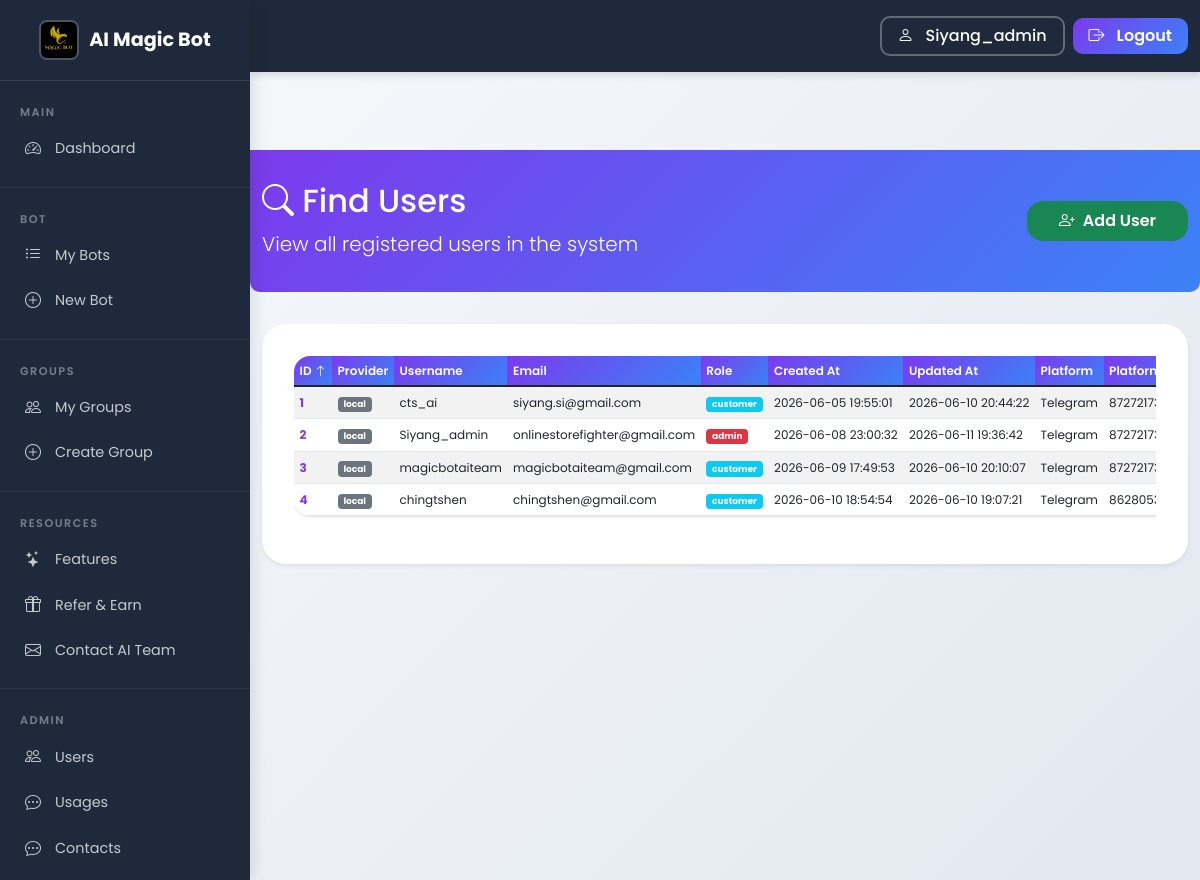
Page /users (signed in) on the earlier database version.
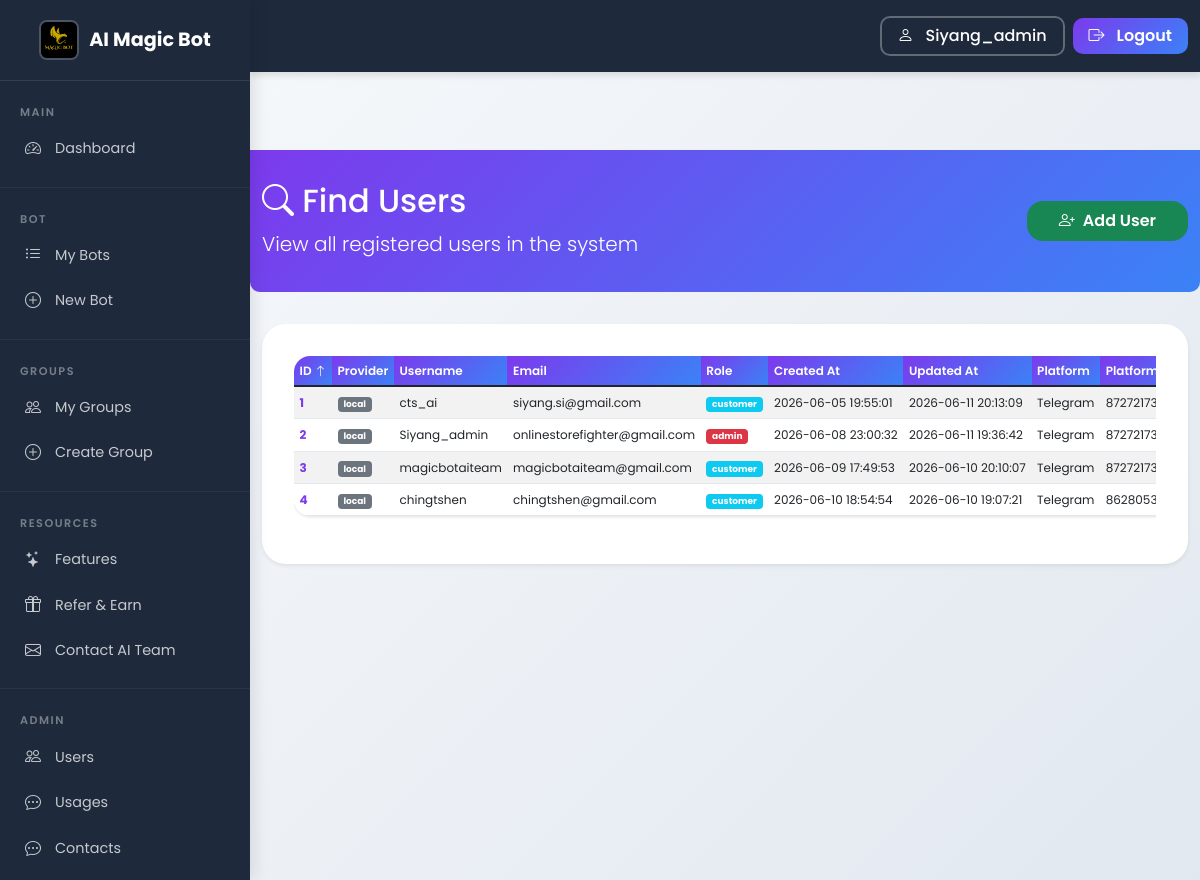
Same page on the later database version.
### tables this page shows
CREATE TABLE "users" (id INTEGER PRIMARY KEY AUTOINCREMENT, provider TEXT NOT NULL DEFAULT 'local', provider_id TEXT UNIQUE, username TEXT NOT NULL UNIQUE, email TEXT UNIQUE, password_hash TEXT, referral_credits INTEGER DEFAULT 0, referral_badge TEXT DEFAULT NULL, created_at TIMESTAMP DEFAULT CURRENT_TIMESTAMP, updated_at TIMESTAMP DEFAULT CURRENT_TIMESTAMP, preferred_platform TEXT DEFAULT NULL, platform_user_id TEXT DEFAULT NULL);

### app_complete_with_groups.py (the view)
@app.route("/users")
@login_required
@admin_required_route
def users_list():
    page = request.args.get('page', 1, type=int)
    sort_by = request.args.get('sort_by', 'id')
    sort_order = request.args.get('sort_order', 'asc')
    valid_sort_columns = ['id', 'username', 'email', 'provider', 'preferred_platform', 'platform_user_id', 'created_at', 'updated_at', 'user_role']
    if sort_by not in valid_sort_columns:
        sort_by = 'id'
    if sort_order not in ['asc', 'desc']:
        sort_order = 'asc'
    per_page = 20
    offset = (page - 1) * per_page
    conn = get_db_connection()
    total_count = conn.execute("SELECT COUNT(*) as count FROM users").fetchone()['count']
    total_pages = (total_count + per_page - 1) // per_page
    if sort_by == 'user_role':
        order_clause = f"r.name {sort_order}"
    else:
        order_clause = f"u.{sort_by} {sort_order}"
    query = f"""
        SELECT u.*, COALESCE(r.name, 'customer') as user_role
        FROM users u
        LEFT JOIN user_roles ur ON u.id = ur.user_id
        LEFT JOIN roles r ON ur.role_id = r.id
        ORDER BY {order_clause}
        LIMIT ? OFFSET ?
    """
    users = conn.execute(query, (per_page, offset)).fetchall()
    conn.close()
    return render_template(
        "users.html",
        users=users,
        username=session.get("username"),
        role=session.get("role"),
        page=page,
        total_pages=total_pages,
        total_count=total_count,
        sort_by=sort_by,
        sort_order=sort_order
    )

### app_complete_with_groups.py (called while the page is built)
@app.context_processor
def inject_random_background():
    import random
    background_images = [
        '/static/AI_IMG1.jpeg',
        '/static/AI_IMG_2.jpeg',
        '/static/AI_IMG_3.jpeg',
        '/static/AI_IMG_4.jpeg'
    ]
    random_bg = random.choice(background_images)
    return {
        'random_background': random_bg,
        'all_backgrounds': background_images,
        'is_admin': session.get('role') == 'admin'
    }

def admin_required_route(f):
    from functools import wraps
    @wraps(f)
    def decorated_function(*args, **kwargs):
        if session.get('role', 'customer') != 'admin':
            flash("Admin privileges required to access this page.", "error")
            return redirect(url_for('index'))
        return f(*args, **kwargs)
    return decorated_function

    def __call__(self, environ, start_response):
        environ['wsgi.url_scheme'] = 'https'
        return super().__call__(environ, start_response)

### db.py (called while the page is built)
def _sqlite_conn():
    import sqlite3
    db_path = Path(__file__).parent / "users.db"
    conn = sqlite3.connect(str(db_path), timeout=10)
    conn.row_factory = sqlite3.Row
    conn.execute("PRAGMA journal_mode=WAL")
    conn.execute("PRAGMA busy_timeout = 5000")
    conn.execute("PRAGMA synchronous = NORMAL")
    conn.execute("PRAGMA foreign_keys = ON")
    return conn

def get_conn():
    if USE_PG:
        return _pg_conn()
    return _sqlite_conn()

### group_collaboration_ui.py (called while the page is built)
def login_required(f):
    @wraps(f)
    def decorated_function(*args, **kwargs):
        if "user_id" not in session:
            flash("Please log in to access this page.", "error")
            return redirect(url_for("signin_local"))
        return f(*args, **kwargs)
    return decorated_function

### templates/users.html (shortened to what this page needs)
<!DOCTYPE html>
<html lang="en">
<head>
    <link href="https://cdn.jsdelivr.net/npm/bootstrap@5.1.3/dist/css/bootstrap.min.css" rel="stylesheet">
    <link rel="stylesheet" href="{{ url_for('static', filename='css/shared.css') }}">
    <link rel="stylesheet" href="https://cdn.jsdelivr.net/npm/bootstrap-icons@1.8.1/font/bootstrap-icons.css">
</head>
<body class="sidebar-layout">
    {% with active_page='users' %}
    {% include '_sidebar.html' %}
<div class="sidebar-content">
    {% endwith %}
    <div class="page-header">
        <div class="container">
            <div class="d-flex justify-content-between align-items-center">
                <div>
                    <h2><i class="bi bi-search"></i> Find Users</h2>
                    <p class="lead mb-0">View all registered users in the system</p>
                </div>
                <div>
                    <a href="/users/add" class="btn btn-success">
                        <i class="bi bi-person-plus"></i> Add User
                    </a>
                </div>
            </div>
        </div>
    </div>
    <div class="container mb-5">
        <div class="card shadow-sm">
            <div class="card-body">
                <div class="table-responsive">
                    <table class="table table-hover table-striped">
                        <thead class="table-dark">
                            <tr>
                                <th>
                                    <a href="?sort_by=id&sort_order={{ 'desc' if sort_by == 'id' and sort_order == 'asc' else 'asc' }}" class="text-white text-decoration-none">
                                        ID
                                        {% if sort_by == 'id' %}
                                            <i class="bi bi-arrow-{{ 'up' if sort_order == 'asc' else 'down' }}"></i>
                                        {% endif %}
                                    </a>
                                </th>
                                <th>
                                    <a href="?sort_by=provider&sort_order={{ 'desc' if sort_by == 'provider' and sort_order == 'asc' else 'asc' }}" class="text-white text-decoration-none">
                                        Provider
                                    </a>
                                </th>
                                <th>
                                    <a href="?sort_by=username&sort_order={{ 'desc' if sort_by == 'username' and sort_order == 'asc' else 'asc' }}" class="text-white text-decoration-none">
                                        Username
                                    </a>
                                </th>
                                <th>
                                    <a href="?sort_by=email&sort_order={{ 'desc' if sort_by == 'email' and sort_order == 'asc' else 'asc' }}" class="text-white text-decoration-none">
                                        Email
                                    </a>
                                </th>
                                <th>
                                    <a href="?sort_by=user_role&sort_order={{ 'desc' if sort_by == 'user_role' and sort_order == 'asc' else 'asc' }}" class="text-white text-decoration-none">
                                        Role
                                    </a>
                                </th>
                                <th>
                                    <a href="?sort_by=created_at&sort_order={{ 'desc' if sort_by == 'created_at' and sort_order == 'asc' else 'asc' }}" class="text-white text-decoration-none">
                                        Created At
                                    </a>
                                </th>
                                <th>
                                    <a href="?sort_by=updated_at&sort_order={{ 'desc' if sort_by == 'updated_at' and sort_order == 'asc' else 'asc' }}" class="text-white text-decoration-none">
                                        Updated At
                                    </a>
                                </th>
                                <th>
                                    <a href="?sort_by=preferred_platform&sort_order={{ 'desc' if sort_by == 'preferred_platform' and sort_order == 'asc' else 'asc' }}" class="text-white text-decoration-none">
                                        Platform
                                    </a>
                                </th>
                                <th>
                                    <a href="?sort_by=platform_user_id&sort_order={{ 'desc' if sort_by == 'platform_user_id' and sort_order == 'asc' else 'asc' }}" class="text-white text-decoration-none">
                                        Platform User ID
                                    </a>
                                </th>
                            </tr>
                        </thead>
                        <tbody>
                            {% for user in users %}
                            <tr>
                                <td><a href="/users/{{ user.id }}" class="fw-bold">{{ user.id }}</a></td>
                                <td><span class="badge bg-{{ 'primary' if user.provider == 'google' else 'secondary' }}">{{ user.provider }}</span></td>
                                <td>{{ user.username }}</td>
                                <td>{{ user.email or 'N/A' }}</td>
                                <td><span class="badge bg-{{ 'danger' if user.user_role == 'admin' else 'info' }}">{{ user.user_role }}</span></td>
                                <td>{{ user.created_at }}</td>
                                <td>{{ user.updated_at }}</td>
                                <td>{{ user.preferred_platform or '' }}</td>
                                <td>{{ user.platform_user_id or '' }}</td>
                            </tr>
                            {% endfor %}
                        </tbody>
                    </table>
                </div>
            </div>
        </div>
    </div>
</div>
</body>
</html>

### templates/_sidebar.html (shortened to what this page needs)
{% with active_page=active_page|default('') %}
{% include '_navbar.html' %}
{% endwith %}
<div class="sidebar" id="appSidebar">
    <div class="sidebar-brand">
        <a href="{{ url_for('landing') }}">
            <img src="{{ url_for('static', filename='Magic_Bot_AI.png') }}" alt="AI Magic Bot">
            AI Magic Bot
        </a>
    </div>
    <div class="sidebar-section">
        <div class="sidebar-section-title">Main</div>
        <a href="{{ url_for('index') }}" class="sidebar-item {% if active_page == 'dashboard' %}active{% endif %}">
            <i class="bi bi-speedometer2"></i> Dashboard
        </a>
    </div>
    <div class="sidebar-section">
        <div class="sidebar-section-title">Bot</div>
        <a href="{{ url_for('my_bots') }}" class="sidebar-item {% if active_page == 'my_bots' %}active{% endif %}">
            <i class="bi bi-list-ul"></i> My Bots
        </a>
        <a href="{{ url_for('register_bot') }}" class="sidebar-item {% if active_page == 'register' %}active{% endif %}">
            <i class="bi bi-plus-circle"></i> New Bot
        </a>
    </div>
    <div class="sidebar-section">
        <div class="sidebar-section-title">Groups</div>
        <a href="/groups" class="sidebar-item">
            <i class="bi bi-people"></i> My Groups
        </a>
        <a href="/groups/create" class="sidebar-item">
            <i class="bi bi-plus-circle"></i> Create Group
        </a>
    </div>
    <div class="sidebar-section">
        <div class="sidebar-section-title">Resources</div>
        <a href="/features/qa" class="sidebar-item">
            <i class="bi bi-stars"></i> Features
        </a>
        <a href="/referral-program" class="sidebar-item {% if active_page == 'referrer' %}active{% endif %}">
            <i class="bi bi-gift"></i> Refer & Earn
        </a>
        <a href="/advertisement#contact" class="sidebar-item">
            <i class="bi bi-envelope"></i> Contact AI Team
        </a>
    </div>
    {% if role == 'admin' %}
    <div class="sidebar-section">
        <div class="sidebar-section-title">Admin</div>
        <a href="{{ url_for('find_users') }}" class="sidebar-item">
            <i class="bi bi-people"></i> Users
        </a>
        <a href="/usage" class="sidebar-item {% if active_page == 'usage' %}active{% endif %}">
            <i class="bi bi-chat-dots"></i> Usages
        </a>
        <a href="/admin/contacts" class="sidebar-item {% if active_page == 'admin_contacts' %}active{% endif %}">
            <i class="bi bi-chat-dots"></i> Contacts
        </a>
    </div>
    {% endif %}
</div>

### templates/_navbar.html (shortened to what this page needs)
<nav class="navbar navbar-expand-lg navbar-dark fixed-top">
    <div class="container">
        <div class="collapse navbar-collapse" id="navbarNav">
            <ul class="navbar-nav ms-auto align-items-center">
                {% if username %}
                <li class="nav-item ms-3">
                    <a href="{{ url_for('profile') }}" class="btn btn-outline-light" style="border-radius: 10px; padding: 6px 16px; font-weight: 500; border-width: 2px;">
                        <i class="bi bi-person me-1"></i> {{ username }}
                    </a>
                </li>
                {% endif %}
                <li class="nav-item ms-2">
                    <a href="{{ url_for('logout') }}" class="btn btn-primary" style="border-radius: 10px; padding: 6px 16px; font-weight: 600;">
                        <i class="bi bi-box-arrow-right me-1"></i> Logout
                    </a>
                </li>
            </ul>
        </div>
    </div>
</nav>
<div style="padding-top: 80px;"></div>

### templates/users.html (style rules this page uses)
.table-responsive table { font-size: 0.75rem; }
.table-responsive th, .table-responsive td { padding: 0.3rem 0.35rem !important; white-space: nowrap; }

Differences in the rows shown:
changed users "cts_ai": updated_at "2026-06-10 20:44:22" → "2026-06-11 20:13:09"
